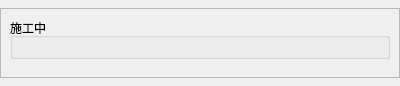
<?xml version="1.0" encoding="UTF-8"?>
<ui version="4.0">
 <class>Tutorial</class>
 <widget class="QWidget" name="Tutorial">
  <property name="geometry">
   <rect>
    <x>0</x>
    <y>0</y>
    <width>400</width>
    <height>79</height>
   </rect>
  </property>
  <property name="sizePolicy">
   <sizepolicy hsizetype="Preferred" vsizetype="Maximum">
    <horstretch>0</horstretch>
    <verstretch>0</verstretch>
   </sizepolicy>
  </property>
  <property name="acceptDrops">
   <bool>false</bool>
  </property>
  <property name="windowTitle">
   <string>Form</string>
  </property>
  <property name="autoFillBackground">
   <bool>false</bool>
  </property>
  <layout class="QVBoxLayout" name="verticalLayout">
   <property name="leftMargin">
    <number>0</number>
   </property>
   <property name="topMargin">
    <number>8</number>
   </property>
   <property name="rightMargin">
    <number>0</number>
   </property>
   <property name="bottomMargin">
    <number>8</number>
   </property>
   <item>
    <widget class="QScrollArea" name="scrollArea">
     <property name="widgetResizable">
      <bool>true</bool>
     </property>
     <widget class="QWidget" name="scrollAreaWidgetContents">
      <property name="geometry">
       <rect>
        <x>0</x>
        <y>0</y>
        <width>398</width>
        <height>61</height>
       </rect>
      </property>
      <layout class="QVBoxLayout" name="verticalLayout_4">
       <item>
        <widget class="QGroupBox" name="groupBox_2">
         <property name="maximumSize">
          <size>
           <width>16777215</width>
           <height>96</height>
          </size>
         </property>
         <property name="title">
          <string>施工中</string>
         </property>
         <property name="flat">
          <bool>false</bool>
         </property>
         <layout class="QVBoxLayout" name="verticalLayout_3"/>
        </widget>
       </item>
       <item>
        <spacer name="verticalSpacer">
         <property name="orientation">
          <enum>Qt::Vertical</enum>
         </property>
         <property name="sizeType">
          <enum>QSizePolicy::Expanding</enum>
         </property>
         <property name="sizeHint" stdset="0">
          <size>
           <width>20</width>
           <height>0</height>
          </size>
         </property>
        </spacer>
       </item>
      </layout>
     </widget>
    </widget>
   </item>
  </layout>
 </widget>
 <resources>
  <include location="resources/pic.qrc"/>
 </resources>
 <connections/>
</ui>
